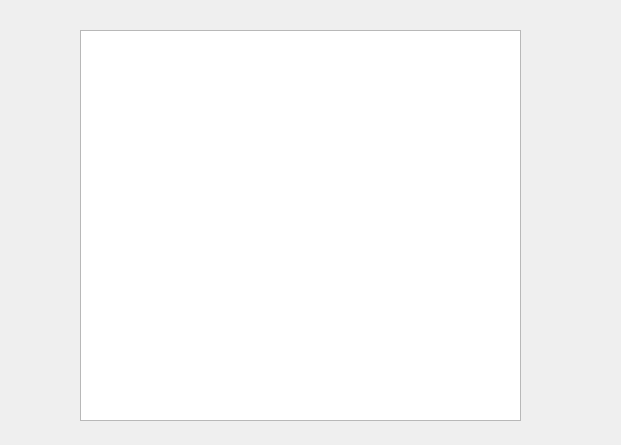
<?xml version="1.0" encoding="UTF-8"?>
<ui version="4.0">
 <class>History</class>
 <widget class="QDialog" name="History">
  <property name="geometry">
   <rect>
    <x>0</x>
    <y>0</y>
    <width>621</width>
    <height>445</height>
   </rect>
  </property>
  <property name="windowTitle">
   <string>Dialog</string>
  </property>
  <widget class="QTextEdit" name="textEdit">
   <property name="geometry">
    <rect>
     <x>80</x>
     <y>30</y>
     <width>441</width>
     <height>391</height>
    </rect>
   </property>
   <property name="lineWidth">
    <number>16</number>
   </property>
  </widget>
 </widget>
 <resources/>
 <connections/>
</ui>
